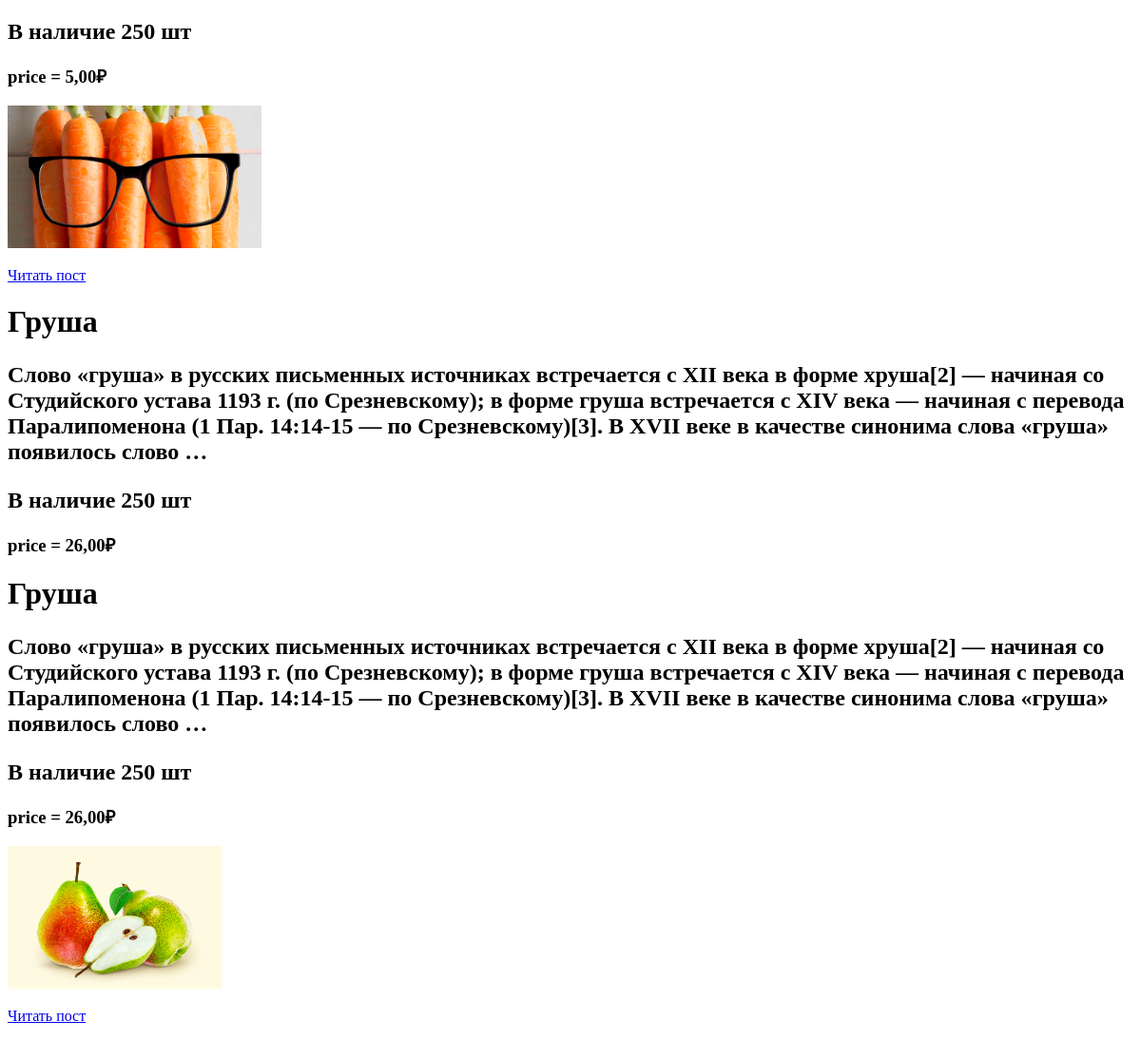
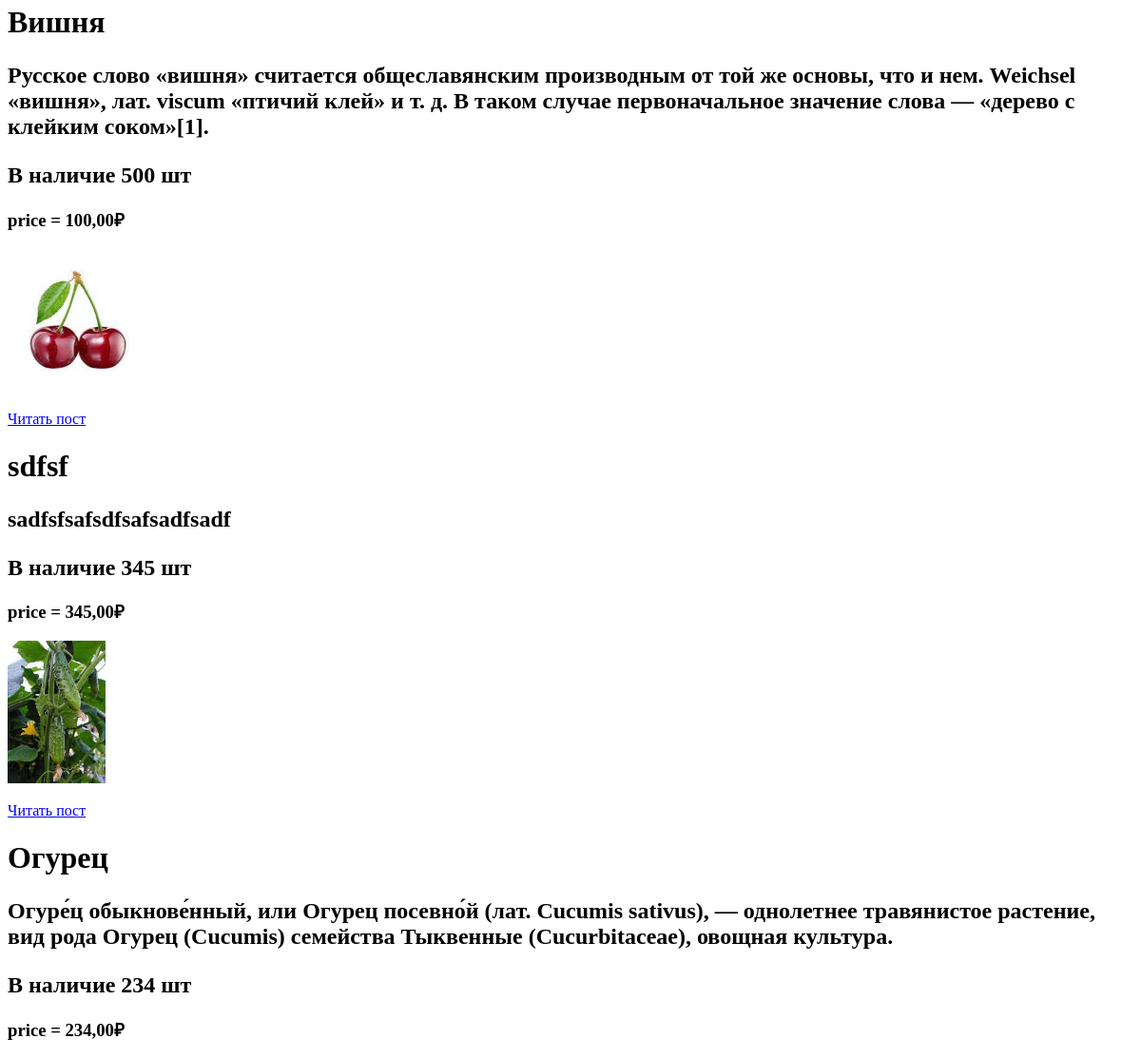
Before: /index/ (lower part) with the older database file (2 pictures, top to bottom).
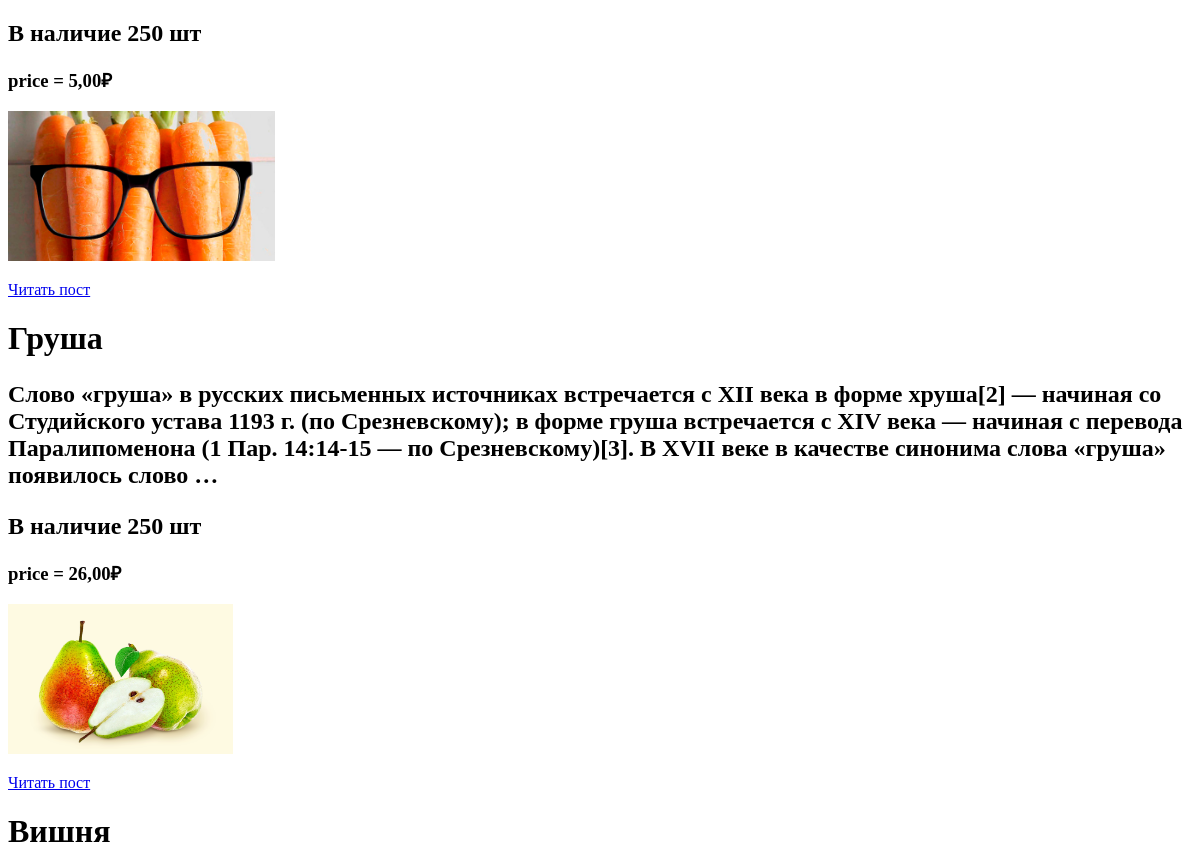
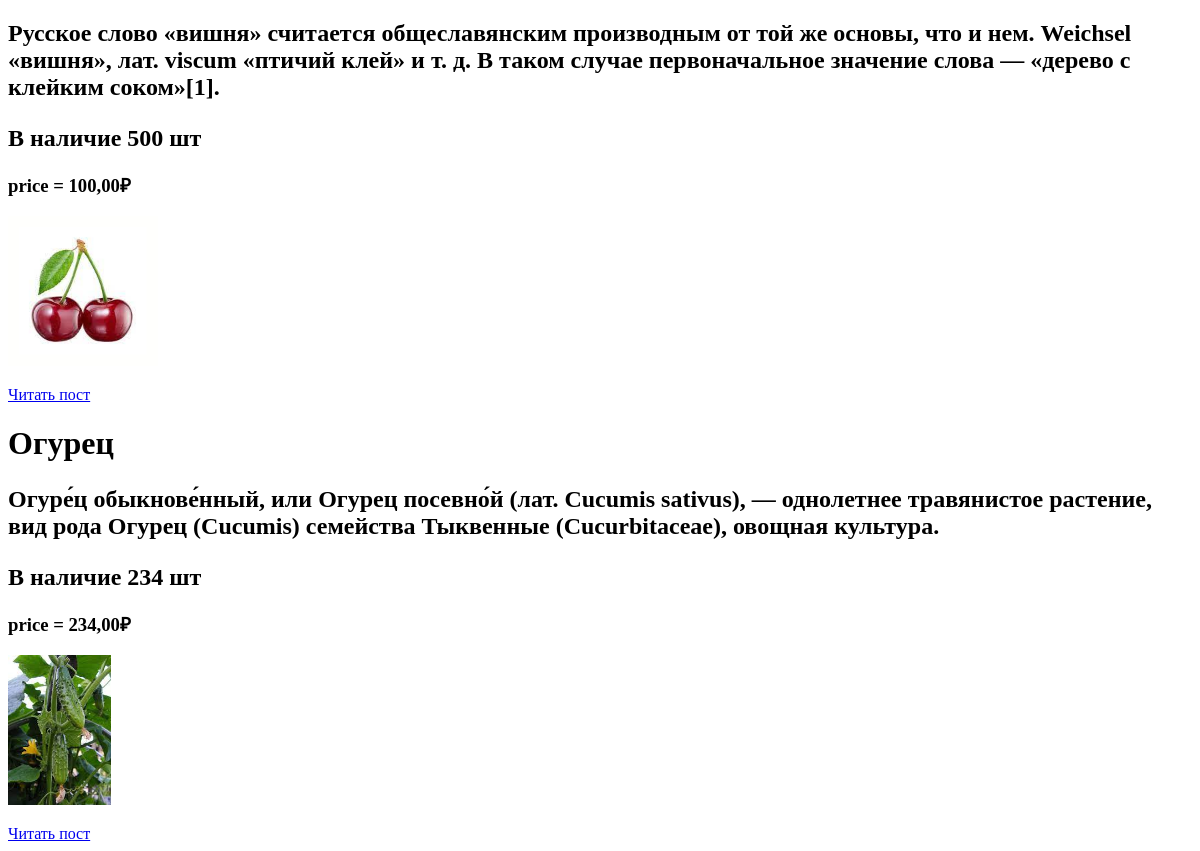
After: the same page with the newer database file (2 pictures, top to bottom).
### MedoedPJ/models.py (models this page shows, shortened)
class Product(models.Model):
    title = models.CharField(max_length = 200, verbose_name = "Название")
    content = models.TextField(verbose_name = "Описание")
    photo = models.ImageField(upload_to = "photos/ ",blank = True, verbose_name = "Фото")
    price = models.DecimalField( max_digits = 7, decimal_places = 2, verbose_name = "Цена")
    quantity = models.IntegerField( default=0, validators=[MinValueValidator(0), MaxValueValidator(1000)], verbose_name = "Количество")
    sellerr = models.ForeignKey("Seller", on_delete = models.PROTECT, null = True,)
    slug = models.SlugField(max_length=200, unique=True, db_index=True, blank = True, null = True)
    def get_absolute_url(self):
        return reverse("post", kwargs={"post_slug": self.slug })

### MedoedPJ/views.py (the view)
# urls.py: path("index/", ProductClass.as_view(), name="info"),
class ProductClass(DataMixin,ListView):
    model = Product
    template_name = "MedoedPJ/index.html"
    context_object_name = 'posts'
    def get_context_data(self, *, object_list=None, **kwargs):
        context = super().get_context_data(**kwargs)
        c_def = self.get_user_context()
        context["title"] = "Product"
        return dict(list(context.items()) + list(c_def.items()))

### MedoedPJ/utils.py (called while the page is built)
    def get_user_context(self, **kwargs):
        context = kwargs
        context["points"] = points
        return context

### MedoedPJ/templates/MedoedPJ/index.html (shortened to what this page needs)
{% extends "MedoedPJ/base.html" %}
{% block info %}
    {% for i in posts %}
    <h1>{{ i.title }}  </h1><p></p>
    <h2>{{ i.content |linebreaks|truncatewords:50 }}  </h2><p></p>
    <h2> В наличие {{ i.quantity }} шт</h2>
    <h3>price  = {{ i.price  }}₽ </h3><p></p>
    {% if i.photo %}
    <img src="{{i.photo.url}}" alt="{{i.title}}" height="150" width="auto"><p></p>
    <a href = "{{ i.get_absolute_url }}"> Читать пост</a>
    {% endif %}
    {% endfor %}
{% endblock %}

Changed rows visible on the page:
removed Product: title "Груша", content "Слово «груша» в русских письменных источниках встречается с XII века в форме хруша[2] — начиная со Студийского устава 1193 г. (по Срезневскому); в форме груша встречается с XIV века — начиная с перевода Паралипоменона (1 Пар. 14:14-15 — по Срезневскому)[3]. В XVII веке в качестве синонима слова «груша» появилось слово …", quantity "250", price "26,00"
removed Product: title "sdfsf", content "sadfsfsafsdfsafsadfsadf", quantity "345", price "345,00", photo (picture)
changed Product "Огурец": photo: picture added; now shows "Читать пост"
